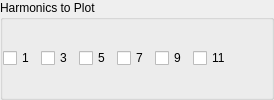
               <widget class="QGroupBox" name="groupBox_nhplot">
                <property name="sizePolicy">
                 <sizepolicy hsizetype="Preferred" vsizetype="Fixed">
                  <horstretch>0</horstretch>
                  <verstretch>0</verstretch>
                 </sizepolicy>
                </property>
                <property name="title">
                 <string>Harmonics to Plot</string>
                </property>
                <property name="flat">
                 <bool>true</bool>
                </property>
                <layout class="QHBoxLayout" name="horizontalLayout_12">
                 <property name="leftMargin">
                  <number>0</number>
                 </property>
                 <property name="topMargin">
                  <number>0</number>
                 </property>
                 <property name="rightMargin">
                  <number>0</number>
                 </property>
                 <property name="bottomMargin">
                  <number>0</number>
                 </property>
                 <item>
                  <widget class="QCheckBox" name="checkBox">
                   <property name="text">
                    <string>1</string>
                   </property>
                  </widget>
                 </item>
                 <item>
                  <widget class="QCheckBox" name="checkBox_2">
                   <property name="text">
                    <string>3</string>
                   </property>
                  </widget>
                 </item>
                 <item>
                  <widget class="QCheckBox" name="checkBox_3">
                   <property name="text">
                    <string>5</string>
                   </property>
                  </widget>
                 </item>
                 <item>
                  <widget class="QCheckBox" name="checkBox_4">
                   <property name="text">
                    <string>7</string>
                   </property>
                  </widget>
                 </item>
                 <item>
                  <widget class="QCheckBox" name="checkBox_5">
                   <property name="text">
                    <string>9</string>
                   </property>
                  </widget>
                 </item>
                 <item>
                  <widget class="QCheckBox" name="checkBox_6">
                   <property name="text">
                    <string>11</string>
                   </property>
                  </widget>
                 </item>
                 <item>
                  <spacer name="horizontalSpacer_13">
                   <property name="orientation">
                    <enum>Qt::Horizontal</enum>
                   </property>
                   <property name="sizeHint" stdset="0">
                    <size>
                     <width>40</width>
                     <height>20</height>
                    </size>
                   </property>
                  </spacer>
                 </item>
                </layout>
               </widget>
